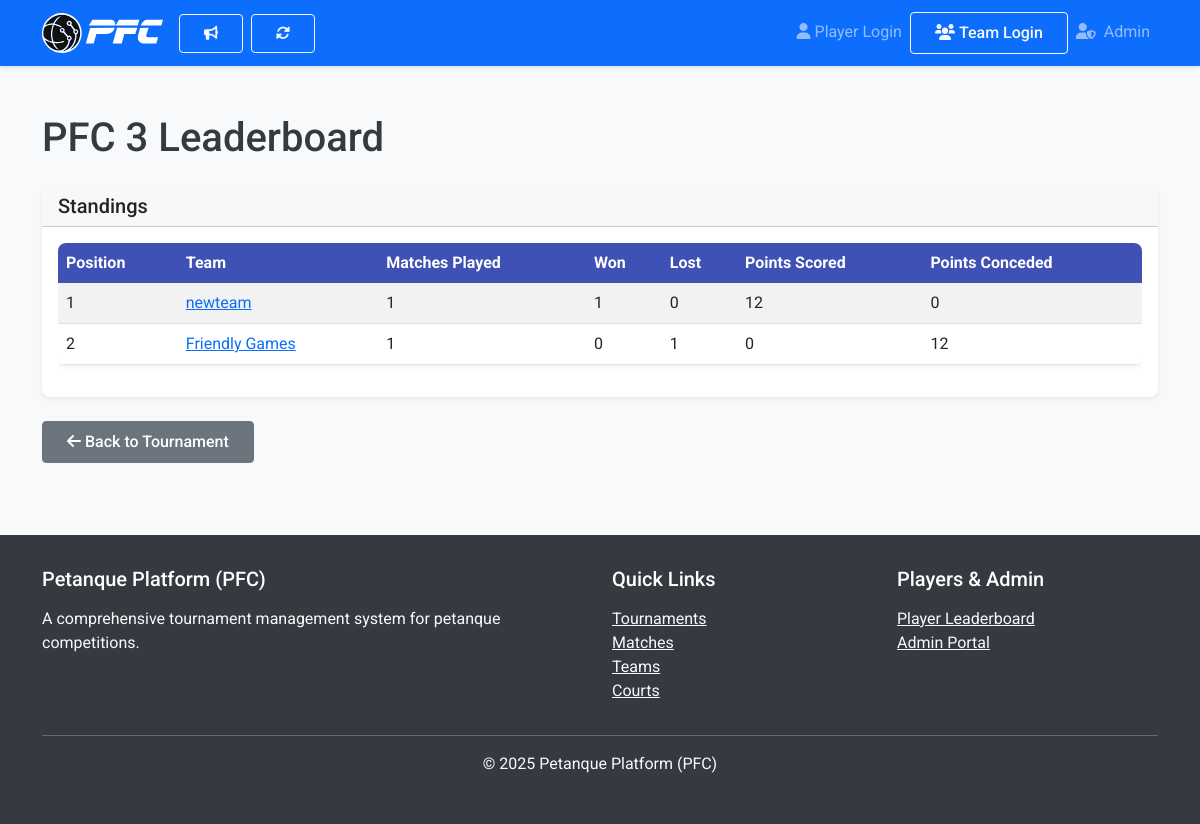
Screenshot of /leaderboards/tournament/1/ with the database file from the repository.
### tournaments/models.py (models this page shows, shortened)
class Tournament(models.Model):
    TOURNAMENT_FORMATS = [
        ("round_robin", "Round Robin"),
        ("knockout", "Knockout"),
        ("swiss", "Swiss System"),
        ("multi_stage", "Multi-Stage"),
    ]
    PLAY_FORMATS = [
        ("triplets", "Triplets (3 players)"),
        ("doublets", "Doublets (2 players)"),
        ("tete_a_tete", "Tête-à-tête (1 player)"),
        ("mixed", "Mixed Formats"),
    ]
    AUTOMATION_STATUS_CHOICES = [
        ("idle", "Idle"),
        ("processing", "Processing"),
        ("error", "Error"),
        ("completed", "Completed"),
    ]
    name = models.CharField(max_length=100)
    description = models.TextField(blank=True, null=True)
    format = models.CharField(max_length=20, choices=TOURNAMENT_FORMATS, default="knockout")
    play_format = models.CharField(max_length=20, choices=PLAY_FORMATS)
    has_triplets = models.BooleanField(default=False)
    has_doublets = models.BooleanField(default=False)
    has_tete_a_tete = models.BooleanField(default=False)
    start_date = models.DateTimeField()
    end_date = models.DateTimeField()
    is_active = models.BooleanField(default=True)
    is_archived = models.BooleanField(default=False)
    is_multi_stage = models.BooleanField(default=False)
    teams = models.ManyToManyField(Team, through="TournamentTeam")
    courts = models.ManyToManyField(Court, through="TournamentCourt")
    created_at = models.DateTimeField(auto_now_add=True)
    updated_at = models.DateTimeField(auto_now=True)
    current_round_number = models.PositiveIntegerField(null=True, blank=True, default=0, help_text="Current round being played or 0 if not started")
    automation_status = models.CharField(max_length=20, choices=AUTOMATION_STATUS_CHOICES, default="idle", help_text="Status of the automated round generation")
    allowed_match_types = models.JSONField(
        default=dict,
        blank=True,
        help_text="Configuration for allowed match types (doublet, triplet, tete_a_tete) and mixed matches"
    )

### leaderboards/models.py (models this page shows, shortened)
class LeaderboardEntry(models.Model):
    leaderboard = models.ForeignKey(Leaderboard, related_name='entries', on_delete=models.CASCADE)
    team = models.ForeignKey(Team, related_name='leaderboard_entries', on_delete=models.CASCADE)
    position = models.PositiveIntegerField()
    matches_played = models.PositiveIntegerField(default=0)
    matches_won = models.PositiveIntegerField(default=0)
    matches_lost = models.PositiveIntegerField(default=0)
    points_scored = models.PositiveIntegerField(default=0)
    points_conceded = models.PositiveIntegerField(default=0)
    class Meta:
        unique_together = ('leaderboard', 'team')
        ordering = ['position']

### teams/models.py (models this page shows, shortened)
class Team(models.Model):
    name = models.CharField(max_length=100)
    pin = models.CharField(max_length=6, unique=True, default=generate_pin)
    created_at = models.DateTimeField(auto_now_add=True)
    updated_at = models.DateTimeField(auto_now=True)
    parent_team = models.ForeignKey(
        'self',
        null=True,
        blank=True,
        on_delete=models.CASCADE,
        related_name='subteams',
        help_text="Parent team if this is a subteam"
    )
    is_subteam = models.BooleanField(
        default=False,
        help_text="True if this team is a subteam of another team"
    )
    subteam_type = models.CharField(
        max_length=20,
        blank=True,
        null=True,
        choices=[
            ('triplet', 'Triplet'),
            ('doublette', 'Doublette'),
            ('tete_a_tete', 'Tête-à-tête'),
        ],
        help_text="Type of subteam (triplet, doublette, etc.)"
    )

### leaderboards/views.py (the view)
# urls.py: path('tournament/<int:tournament_id>/', views.tournament_leaderboard, name='tournament_leaderboard'),
def tournament_leaderboard(request, tournament_id):
    tournament = get_object_or_404(Tournament, id=tournament_id)
    leaderboard, created = Leaderboard.objects.get_or_create(tournament=tournament)
    update_tournament_leaderboard(tournament)
    entries = leaderboard.entries.all().order_by('position')
    context = {
        'tournament': tournament,
        'leaderboard': leaderboard,
        'entries': entries,
    }
    return render(request, 'leaderboards/tournament_leaderboard.html', context)

### pfc_core/context_processors.py (called while the page is built)
def auth_context(request):
    codename_context = SessionManager.get_session_context(request)
    team_context = TeamSessionManager.get_team_session_data(request)
    return {
        **codename_context,
        'team_session': team_context
    }

### pfc_core/session_utils.py (called while the page is built)
    @staticmethod
    def get_logged_in_codename(request):
        if request.session.get('session_active'):
            return request.session.get('player_codename')
        return None

    @staticmethod
    def is_logged_in(request):
        return bool(request.session.get('session_active') and
                   request.session.get('player_codename'))

    @staticmethod
    def get_logged_in_pin(request):
        if request.session.get('team_session_active'):
            return request.session.get('team_pin')
        return None

    @staticmethod
    def is_team_logged_in(request):
        return bool(request.session.get('team_session_active') and
                   request.session.get('team_pin'))

### pfc_core/team_session_utils.py (called while the page is built)
    @classmethod
    def get_team_pin(cls, request):
        return request.session.get(cls.SESSION_KEY)

    @classmethod
    def get_team_name(cls, request):
        return request.session.get(cls.TEAM_NAME_KEY)

    @classmethod
    def is_team_logged_in(cls, request):
        return cls.SESSION_KEY in request.session

    @classmethod
    def get_remember_preference(cls, request):
        return request.session.get(cls.REMEMBER_KEY, False)

    @classmethod
    def get_team_session_data(cls, request):
        return {
            'team_pin': cls.get_team_pin(request),
            'team_name': cls.get_team_name(request),
            'is_logged_in': cls.is_team_logged_in(request),
            'remember_me': cls.get_remember_preference(request)
        }

### templates/leaderboards/tournament_leaderboard.html (shortened to what this page needs)
{% extends 'base.html' %}
{% block content %}
<div class="container mt-4">
    <div class="row">
        <div class="col-12">
            <h1 class="mb-4">{{ tournament.name }} Leaderboard</h1>
            <div class="card">
                <div class="card-header">
                    <h5 class="mb-0">Standings</h5>
                </div>
                <div class="card-body">
                    {% if entries %}
                        <div class="table-responsive">
                            <table class="table table-striped table-hover">
                                <thead>
                                    <tr>
                                        <th>Position</th>
                                        <th>Team</th>
                                        <th>Matches Played</th>
                                        <th>Won</th>
                                        <th>Lost</th>
                                        <th>Points Scored</th>
                                        <th>Points Conceded</th>
                                    </tr>
                                </thead>
                                <tbody>
                                    {% for entry in entries %}
                                        <tr>
                                            <td>{{ entry.position }}</td>
                                            <td>
                                                <a href="{% url 'team_detail' entry.team.id %}">
                                                    {{ entry.team.name }}
                                                </a>
                                            </td>
                                            <td>{{ entry.matches_played }}</td>
                                            <td>{{ entry.matches_won }}</td>
                                            <td>{{ entry.matches_lost }}</td>
                                            <td>{{ entry.points_scored }}</td>
                                            <td>{{ entry.points_conceded }}</td>
                                        </tr>
                                    {% endfor %}
                                </tbody>
                            </table>
                        </div>
                    {% else %}
                        <p class="text-muted">No leaderboard entries found.</p>
                    {% endif %}
                </div>
            </div>
            <div class="mt-4">
                <a href="{% url 'tournament_detail' tournament.id %}" class="btn btn-secondary">
                    <i class="fas fa-arrow-left"></i> Back to Tournament
                </a>
            </div>
        </div>
    </div>
</div>
{% endblock %}

### static/css/styles.css (style rules this page uses)
body { font-family: 'Roboto', sans-serif; background-color: #f8f9fa; color: #343a40; }
.card { border-radius: 0.5rem; border: none; box-shadow: 0 0.125rem 0.25rem rgba(0,0,0,0.075); transition: all 0.3s ease; }
.card-header { border-top-left-radius: 0.5rem !important; border-top-right-radius: 0.5rem !important; font-weight: 500; }
.btn { border-radius: 0.25rem; padding: 0.5rem 1.5rem; font-weight: 500; transition: all 0.2s ease; }
.table { background-color: white; border-radius: 0.5rem; overflow: hidden; box-shadow: 0 0.125rem 0.25rem rgba(0,0,0,0.075); }
.table thead th { background-color: #3f51b5; color: white; border-bottom: none; }

### rows the page displays
Tournament: name "PFC 3"
LeaderboardEntry: position "1", team.name "newteam", matches_played "1", matches_won "1", matches_lost "0", points_scored "12", points_conceded "0"
LeaderboardEntry: position "2", team.name "Friendly Games", matches_played "1", matches_won "0", matches_lost "1", points_scored "0", points_conceded "12"
